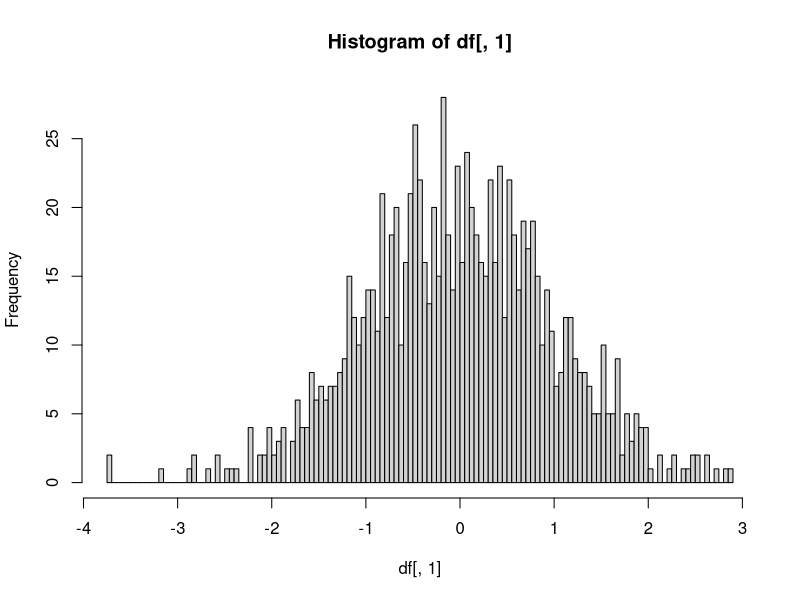
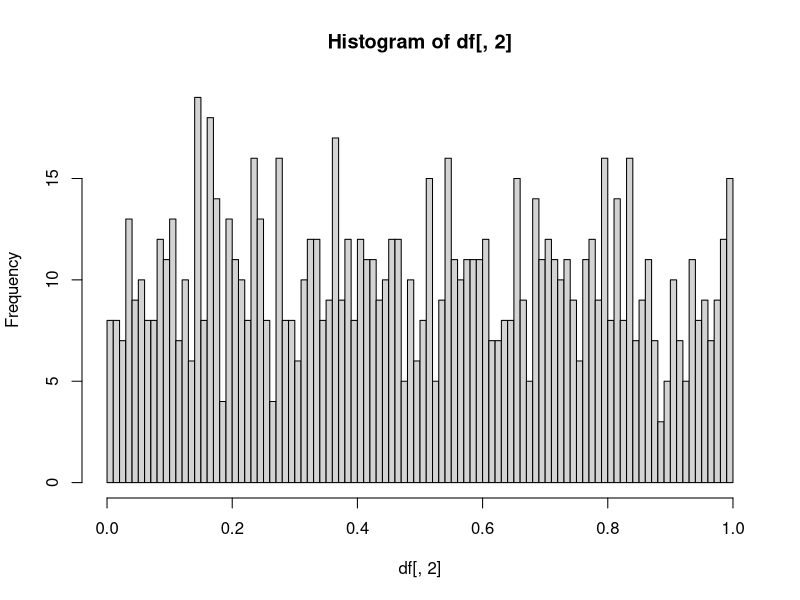

The R source for these figures, in order:
df <- read.table("18.txt")

hist(df[,1], breaks=100) # Gaussian distribution
hist(df[,2], breaks=100) # Uniform distribution